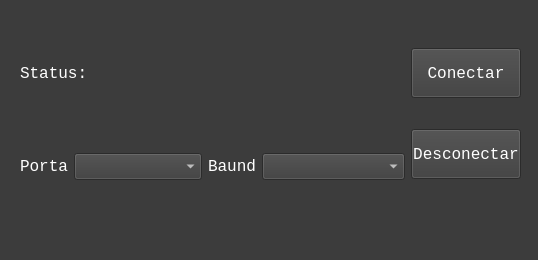
<?xml version="1.0" encoding="UTF-8"?>
<ui version="4.0">
 <class>MainWindow</class>
 <widget class="QMainWindow" name="MainWindow">
  <property name="enabled">
   <bool>true</bool>
  </property>
  <property name="geometry">
   <rect>
    <x>0</x>
    <y>0</y>
    <width>538</width>
    <height>260</height>
   </rect>
  </property>
  <property name="maximumSize">
   <size>
    <width>538</width>
    <height>277</height>
   </size>
  </property>
  <property name="windowTitle">
   <string>Busca de dispositivo</string>
  </property>
  <property name="styleSheet">
   <string notr="true">background-color: #3c3c3c;
color: #fff;
</string>
  </property>
  <widget class="QWidget" name="centralwidget">
   <widget class="QWidget" name="gridLayoutWidget_3">
    <property name="geometry">
     <rect>
      <x>20</x>
      <y>0</y>
      <width>501</width>
      <height>231</height>
     </rect>
    </property>
    <layout class="QGridLayout" name="gridLayout_3">
     <item row="1" column="0">
      <layout class="QGridLayout" name="gridLayout" columnstretch="10,45,10,50,0" columnminimumwidth="0,0,0,0,0">
       <item row="0" column="2">
        <widget class="QLabel" name="label_3">
         <property name="font">
          <font>
           <family>Consolas</family>
           <pointsize>12</pointsize>
          </font>
         </property>
         <property name="text">
          <string>Baund</string>
         </property>
        </widget>
       </item>
       <item row="0" column="1">
        <widget class="QComboBox" name="showPorts">
         <property name="font">
          <font>
           <family>Consolas</family>
           <pointsize>12</pointsize>
          </font>
         </property>
        </widget>
       </item>
       <item row="0" column="0">
        <widget class="QLabel" name="label">
         <property name="font">
          <font>
           <family>Consolas</family>
           <pointsize>12</pointsize>
          </font>
         </property>
         <property name="text">
          <string>Porta</string>
         </property>
        </widget>
       </item>
       <item row="0" column="3" colspan="2">
        <widget class="QComboBox" name="showBauds">
         <property name="font">
          <font>
           <family>Consolas</family>
           <pointsize>12</pointsize>
          </font>
         </property>
        </widget>
       </item>
      </layout>
     </item>
     <item row="0" column="0">
      <layout class="QGridLayout" name="gridLayout_2" rowstretch="0" columnstretch="0,0,0">
       <item row="0" column="1">
        <widget class="QLineEdit" name="statusConnection">
         <property name="enabled">
          <bool>true</bool>
         </property>
         <property name="maximumSize">
          <size>
           <width>16777215</width>
           <height>50</height>
          </size>
         </property>
         <property name="mouseTracking">
          <bool>false</bool>
         </property>
         <property name="styleSheet">
          <string notr="true"/>
         </property>
         <property name="frame">
          <bool>false</bool>
         </property>
         <property name="placeholderText">
          <string/>
         </property>
        </widget>
       </item>
       <item row="0" column="0">
        <widget class="QLabel" name="label_2">
         <property name="font">
          <font>
           <family>Consolas</family>
           <pointsize>12</pointsize>
          </font>
         </property>
         <property name="text">
          <string>Status:</string>
         </property>
        </widget>
       </item>
       <item row="0" column="2">
        <widget class="QPushButton" name="statusColor">
         <property name="enabled">
          <bool>false</bool>
         </property>
         <property name="maximumSize">
          <size>
           <width>50</width>
           <height>60</height>
          </size>
         </property>
         <property name="styleSheet">
          <string notr="true">background-color: transparent; 
border: none;</string>
         </property>
         <property name="text">
          <string/>
         </property>
        </widget>
       </item>
      </layout>
     </item>
     <item row="0" column="1" rowspan="2">
      <layout class="QGridLayout" name="gridLayout_4">
       <item row="3" column="0">
        <widget class="QPushButton" name="disconnectDevice">
         <property name="maximumSize">
          <size>
           <width>110</width>
           <height>50</height>
          </size>
         </property>
         <property name="font">
          <font>
           <family>Consolas</family>
           <pointsize>12</pointsize>
          </font>
         </property>
         <property name="text">
          <string>Desconectar</string>
         </property>
        </widget>
       </item>
       <item row="0" column="0">
        <widget class="QPushButton" name="connectDevice">
         <property name="enabled">
          <bool>true</bool>
         </property>
         <property name="maximumSize">
          <size>
           <width>110</width>
           <height>50</height>
          </size>
         </property>
         <property name="font">
          <font>
           <family>Consolas</family>
           <pointsize>12</pointsize>
          </font>
         </property>
         <property name="text">
          <string>Conectar</string>
         </property>
        </widget>
       </item>
       <item row="1" column="0">
        <spacer name="verticalSpacer">
         <property name="orientation">
          <enum>Qt::Vertical</enum>
         </property>
         <property name="sizeType">
          <enum>QSizePolicy::Fixed</enum>
         </property>
         <property name="sizeHint" stdset="0">
          <size>
           <width>10</width>
           <height>25</height>
          </size>
         </property>
        </spacer>
       </item>
      </layout>
     </item>
    </layout>
   </widget>
  </widget>
  <widget class="QMenuBar" name="menubar">
   <property name="geometry">
    <rect>
     <x>0</x>
     <y>0</y>
     <width>538</width>
     <height>24</height>
    </rect>
   </property>
  </widget>
  <widget class="QStatusBar" name="statusbar"/>
 </widget>
 <resources/>
 <connections/>
</ui>
